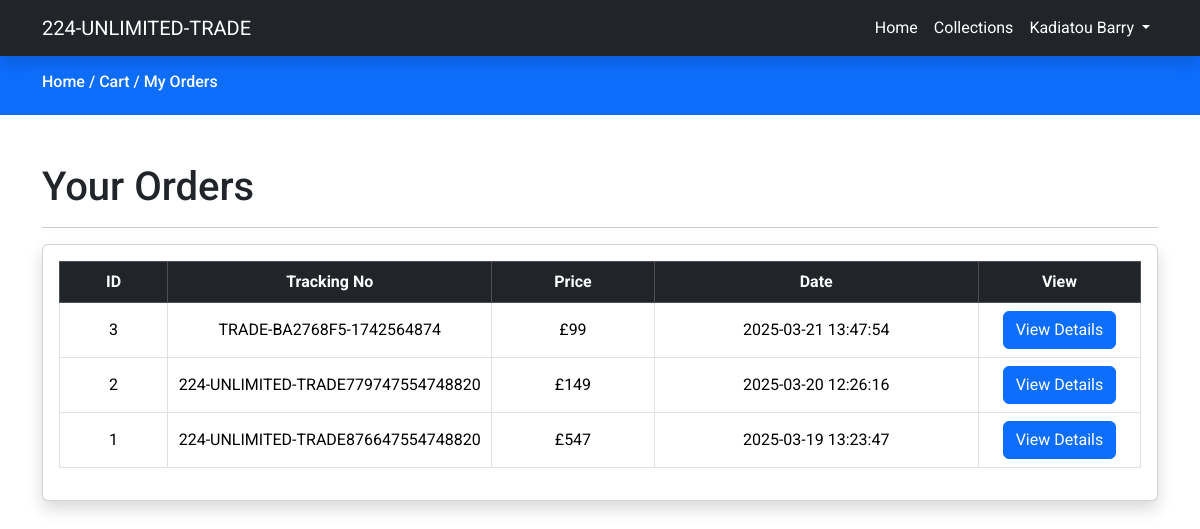
Page /my_orders.php (signed in) on the committed database.
### tables this page shows
CREATE TABLE `orders` (
  `id` int(11) NOT NULL,
  `tracking_no` varchar(255) NOT NULL,
  `user_id` int(11) NOT NULL,
  `name` varchar(255) NOT NULL,
  `email` varchar(255) NOT NULL,
  `phone_number` varchar(255) NOT NULL,
  `address` mediumtext NOT NULL,
  `postal_code` varchar(255) NOT NULL,
  `total_price` int(11) NOT NULL,
  `payment_mode` varchar(255) NOT NULL,
  `payment_id` varchar(255) DEFAULT NULL,
  `status` tinyint(4) NOT NULL DEFAULT 0,
  `comments` varchar(255) DEFAULT NULL,
  `created_at` timestamp NOT NULL DEFAULT current_timestamp()
);

### functions/userfunctions.php (called while the page is built, shortened)
<?php
include("server/database.php");
function getOrders()
{
  global $pdo;
  $user_id = (int) $_SESSION['auth_user']['user_id'];
  try {
    $stmt = $pdo->prepare("SELECT * FROM orders WHERE user_id = ? ORDER BY created_at DESC");
    $stmt->execute([$user_id]);
    return $stmt->fetchAll(PDO::FETCH_ASSOC);
  } catch (PDOException $e) {
    error_log("Database Error: " . $e->getMessage());
    return false;
  }
}

### my_orders.php (the view, shortened to what this page needs)
<?php
include("includes/header.php");
include("functions/userfunctions.php");
$orders = getOrders();
?>
<div class="py-3 bg-primary">
  <div class="container">
    <h6 class="text-white">
      <a class="text-white" href="index.php" class="text-white">Home /</a>
      <a class="text-white" href="cart.php" class="text-white">Cart /</a>
      <a class="text-white" href="#">My Orders</a>
    </h6>
  </div>
</div>
<div class="py-5">
  <div class="container product-data">
    <div class="row">
      <div class="col-md-12">
        <h1>Your Orders</h1>
        <hr>
        <?php if (!empty($orders)): ?>
          <div class="card shadow ">
            <div class="card-body">
              <table class="table table-bordered text-center align-middle">
                <thead class="table-dark">
                  <tr>
                    <th width="10%">ID</th>
                    <th width="30%">Tracking No</th>
                    <th width="15%">Price</th>
                    <th width="30%">Date</th>
                    <th width="15%">View</th>
                  </tr>
                </thead>
                <tbody>
                  <?php foreach ($orders as $order): ?>
                    <tr>
                      <td><?= htmlspecialchars($order["id"]); ?></td>
                      <td><?= htmlspecialchars($order["tracking_no"]); ?></td>
                      <td>£<?= htmlspecialchars($order["total_price"]); ?></td>
                      <td><?= htmlspecialchars($order["created_at"]); ?></td>
                      <td>
                        <a href="viewOrderDetails.php?tracking_no=<?= htmlspecialchars($order["tracking_no"]); ?>" class="btn btn-primary">View Details</a>
                      </td>
                    </tr>
                  <?php endforeach; ?>
                </tbody>
              </table>
            </div>
          </div>
        <?php else: ?>
          <p class="text-center">Your order list is empty.</p>
        <?php endif; ?>
      </div>
    </div>
  </div>
</div>
<?php include("includes/footer.php"); ?>

### assets/css/custom.css (style rules this page uses)
* { font-family: 'Roboto', sans-serif; }
a { text-decoration: none; }

### rows in the picture
orders: id "3", tracking_no "TRADE-BA2768F5-1742564874", total_price "99", created_at "2025-03-21 13:47:54"
orders: id "2", tracking_no "224-UNLIMITED-TRADE779747554748820", total_price "149", created_at "2025-03-20 12:26:16"
orders: id "1", tracking_no "224-UNLIMITED-TRADE876647554748820", total_price "547", created_at "2025-03-19 13:23:47"

### other values in the picture
$_SESSION['auth_user']['name'] "Kadiatou Barry"
